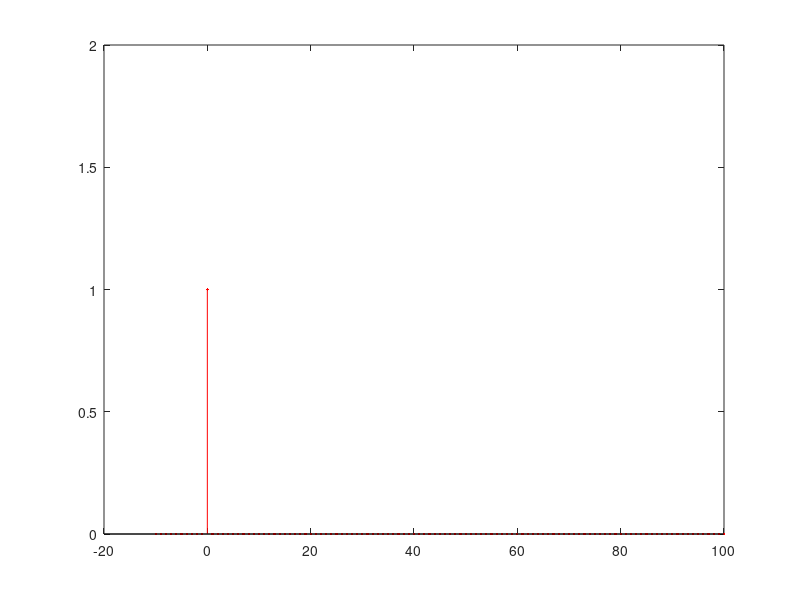
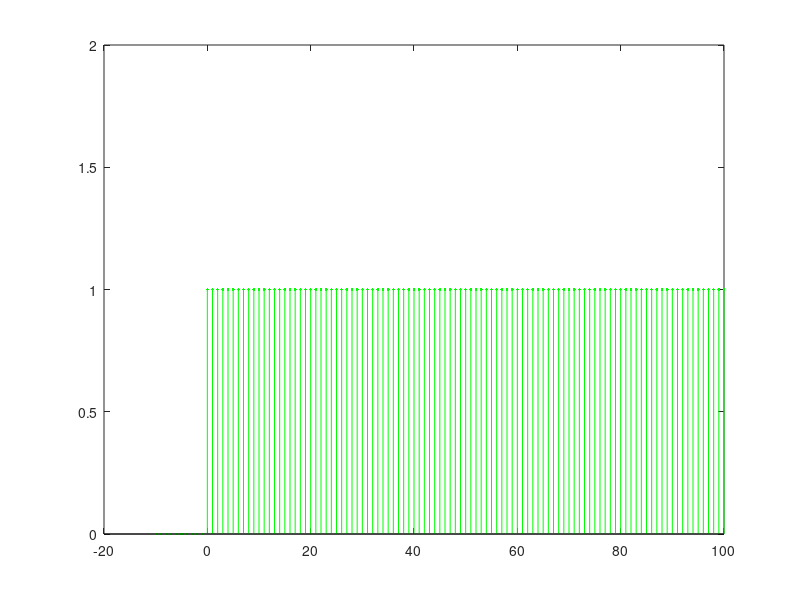
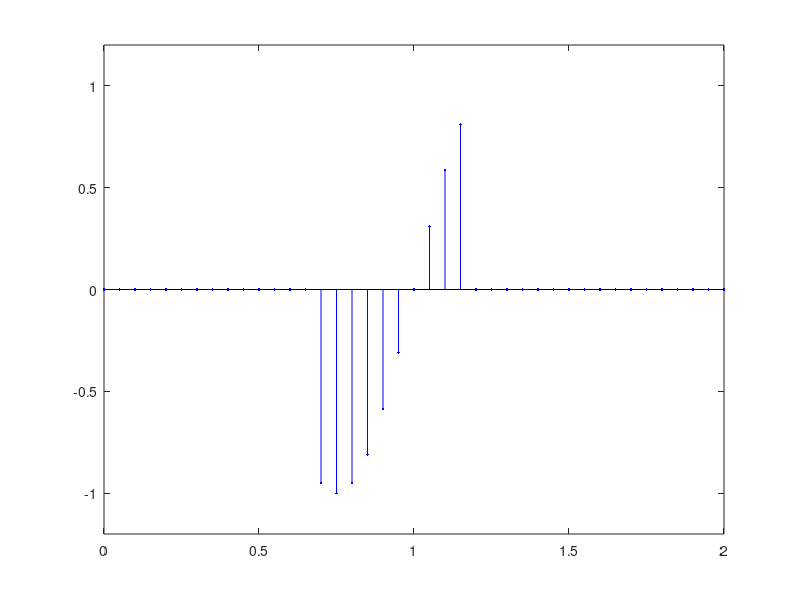

MATLAB code for these plots, in order:
clc
clear all
close all

%%
% sol 1
n=-10:100;
z=zeros(size(n));
del=z;
unit=z;
ramp=z;
del(n==0)=1;
unit(n>=0)=1;
ramp=n.*unit;
figure
stem(n,del,'.r');
ylim([0 2])
figure
stem(n,unit,'.g');
ylim([0 2])
figure
stem(n,ramp,'.b');

%%
%sol 2
u1=z;
u2=z;
u3=z;
u1(n>=0)=1;
u2(n>=10)=1;
u3(n>=20)=1;

f1=n.*(u1-u2);
f2=10*(exp(n)).^(-0.03*(n-10)).*(u2-u3);
f=f1+f2;
stem(n,f,'.r');
ylim([0 13])

%%
% sol 3
t=0:0.01:2;
sig=sin(2*pi*t);
plot(t,sig);
ylim([-2 2])
grid on
%%
% sol 4
n1=0:0.05:2;
sampsig=sin(2*pi*n1);
stem(n1,sampsig)
ylim([-2 2])
%%
%sol 5
z1=zeros(size(n1));
unit1=z1;
unit2=z1;
unit1(15:end)=1;
unit2(25:end)=1;
rect=unit1-unit2;
partsampsig=rect.*sampsig;
stem(n1,partsampsig,'.b');
ylim([-1.2 1.2])

%%
%sol 6
a=0.5;
x=u1;
h=(a.^n).*u1;
y=conv(x,h);
%%
%sol 7




